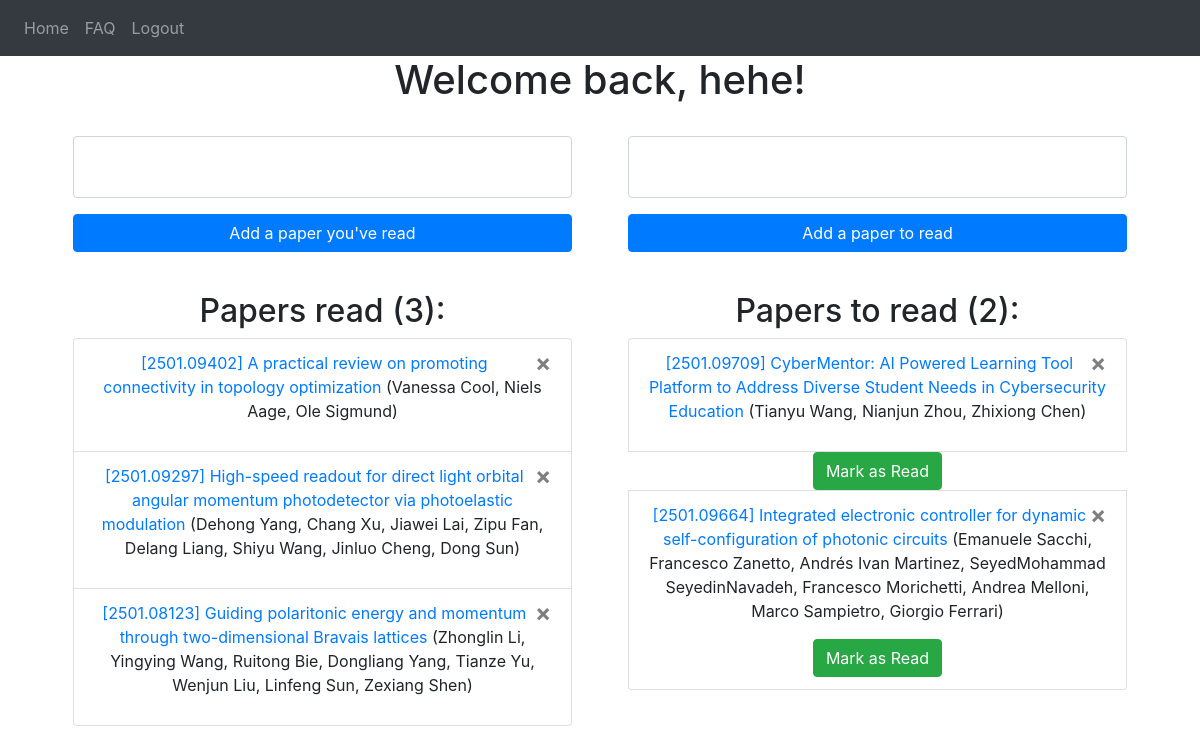
Screenshot of / (signed in) with the database file from the repository.
### website/models.py (models this page shows)
class User(db.Model, UserMixin):
    id = db.Column(db.Integer, primary_key=True)
    email = db.Column(db.String(150), unique=True)
    password = db.Column(db.String(150))
    username = db.Column(db.String(150), unique=True)
    papers_read = db.relationship('PaperRead', cascade="all, delete-orphan")
    papers_to_read = db.relationship('PaperToRead', cascade="all, delete-orphan")

class PaperRead(db.Model):
    id = db.Column(db.Integer, primary_key=True)
    title = db.Column(db.String(10000))
    authors = db.Column(db.String(10000))
    date = db.Column(db.DateTime(timezone=True), default=func.now())
    link = db.Column(db.String(10000))
    user_id = db.Column(db.Integer, db.ForeignKey('user.id'))

class PaperToRead(db.Model):
    id = db.Column(db.Integer, primary_key=True)
    title = db.Column(db.String(10000))
    authors = db.Column(db.String(10000))
    date = db.Column(db.DateTime(timezone=True), default=func.now())
    link = db.Column(db.String(10000))
    user_id = db.Column(db.Integer, db.ForeignKey('user.id'))

### website/views.py (the view, shortened to what this page needs)
@views.route('/', methods=['GET', 'POST'])
@login_required
def home():
    return render_template("home.html", user=current_user)

### website/__init__.py (called while the page is built)
def create_app():
    app = Flask(__name__)
    app.config['SECRET_KEY'] = secret_key.SECRET_KEY
    app.config['SQLALCHEMY_DATABASE_URI'] = f'sqlite:///{DB_NAME}'
    db.init_app(app)
    from .views import views
    from .auth import auth
    app.register_blueprint(views, url_prefix='/')
    app.register_blueprint(auth, url_prefix='/')
    from .models import User, PaperToRead, PaperRead
    with app.app_context():
        db.create_all()
    login_manager = LoginManager()
    login_manager.login_view = 'auth.login'
    login_manager.init_app(app)
    @login_manager.user_loader
    def load_user(id):
        return User.query.get(int(id))
    return app

### website/templates/home.html (shortened to what this page needs)
<link rel="stylesheet" href="{{ url_for('static', filename='styles.css') }}">
{% extends "base.html" %} {% block title %}Home{% endblock %} {% block content %}
<div align="center"><h1>Welcome back, {{ user.username }}!</h1></div>
<div align="center" class="container-homepage">
  <div class="container-papers">
    <form method="POST">
      <br />
      <div align="center">
        <textarea name="textfield-read" id="textfield-read" class="form-control"></textarea>
        <button type="submit" name="action" value="read" class="btn btn-primary button-papers" id="btn-add-read">Add a paper you've read</button>
      </div>
      <div align="center">
        <h2 class="papers_list">Papers read ({{ user.papers_read|length }}):</h2>
          <ul class="ul-centered">
            {% for paper_read in user.papers_read %}
              <li class="list-group-item li-papers">
                <form action="/delete-paper-read" method="POST" style="display: inline;">
                  <button type="submit" name="deletionRead" value="{{ paper_read.id }}" class="close">
                    <span aria-hidden="true">&times;</span>
                  </button>
                  <p><a href={{ paper_read.link }}>{{ paper_read.title }}</a> ({{ paper_read.authors }})</p>
                </form>
              </li>
            {% endfor %}
          </ul>
      </div>
    </form>
  </div>
  <div class="container-papers">
    <form method="POST">
      <br />
      <div align="center">
        <textarea name="textfield-to-read" id="textfield-to-read" class="form-control"></textarea>
        <button type="submit" name="action" value="to-read" class="btn btn-primary button-papers" id="btn-add-to-read">Add a paper to read</button>
      </div>
      <div align="center">
        <h2 class="papers_list">Papers to read ({{ user.papers_to_read|length }}):</h2>
          <ul class="ul-centered">
            {% for paper_to_read in user.papers_to_read %}
              <li class="list-group-item li-papers">
                <form action="/delete-paper-to-read" method="POST" style="display: inline;">
                  <button type="submit" name="deletionToRead" value="{{ paper_to_read.id }}" class="close">
                    <span aria-hidden="true">&times;</span>
                  </button>
                <p><a href={{ paper_to_read.link }}>{{ paper_to_read.title }}</a> ({{ paper_to_read.authors }})</p>
                </form>
                <form action="/mark-paper-as-read" method="POST" style="display: inline;">
                  <button type="submit" name="markAsDone" class="btn btn-success">
                      Mark as Read
                  </button>
                </form>
              </li>
            {% endfor %}
          </ul>
      </div>
    </form>
  </div>
</div>
{% endblock %}

### website/static/styles.css (style rules this page uses)
.container-homepage { display: flex; justify-content: space-around; flex-wrap: wrap; }
.li-papers { word-wrap: break-word; white-space: normal; overflow-wrap: break-word; width: 100%; justify-content: space-between; display: flex; min-height: 1%; align-items: flex-start; }
.button-papers { width: 100%; margin: 2vh 0vw 5vh 0vw; }
.container-papers { min-width: 45%; max-width: 45%; }
.papers_list { text-align: center; }
.ul-centered { list-style-type: none; padding: 0; margin: 0; }
.form-control { resize: none; }

### rows the page displays
User: username "hehe"
PaperRead: {{ paper_read.id }} 6 (drawn), title "[2501.09402] A practical review on promoting connectivity in topology optimization", authors "Vanessa Cool, Niels Aage, Ole Sigmund"
PaperRead: {{ paper_read.id }} 7 (drawn), title "[2501.09297] High-speed readout for direct light orbital angular momentum photodetector via photoelastic modulation", authors "Dehong Yang, Chang Xu, Jiawei Lai, Zipu Fan, Delang Liang, Shiyu Wang, Jinluo Cheng, Dong Sun"
PaperRead: {{ paper_read.id }} 8 (drawn), title "[2501.08123] Guiding polaritonic energy and momentum through two-dimensional Bravais lattices", authors "Zhonglin Li, Yingying Wang, Ruitong Bie, Dongliang Yang, Tianze Yu, Wenjun Liu, Linfeng Sun, Zexiang Shen"
PaperToRead: {{ paper_to_read.id }} 3 (drawn), title "[2501.09709] CyberMentor: AI Powered Learning Tool Platform to Address Diverse Student Needs in Cybersecurity Education", authors "Tianyu Wang, Nianjun Zhou, Zhixiong Chen"
PaperToRead: {{ paper_to_read.id }} 4 (drawn), title "[2501.09664] Integrated electronic controller for dynamic self-configuration of photonic circuits", authors "Emanuele Sacchi, Francesco Zanetto, Andrés Ivan Martinez, SeyedMohammad SeyedinNavadeh, Francesco Morichetti, Andrea Melloni, Marco Sampietro, Giorgio Ferrari"

### other values shown
{{ user.papers_read|length }} "3"
{{ user.papers_to_read|length }} "2"
